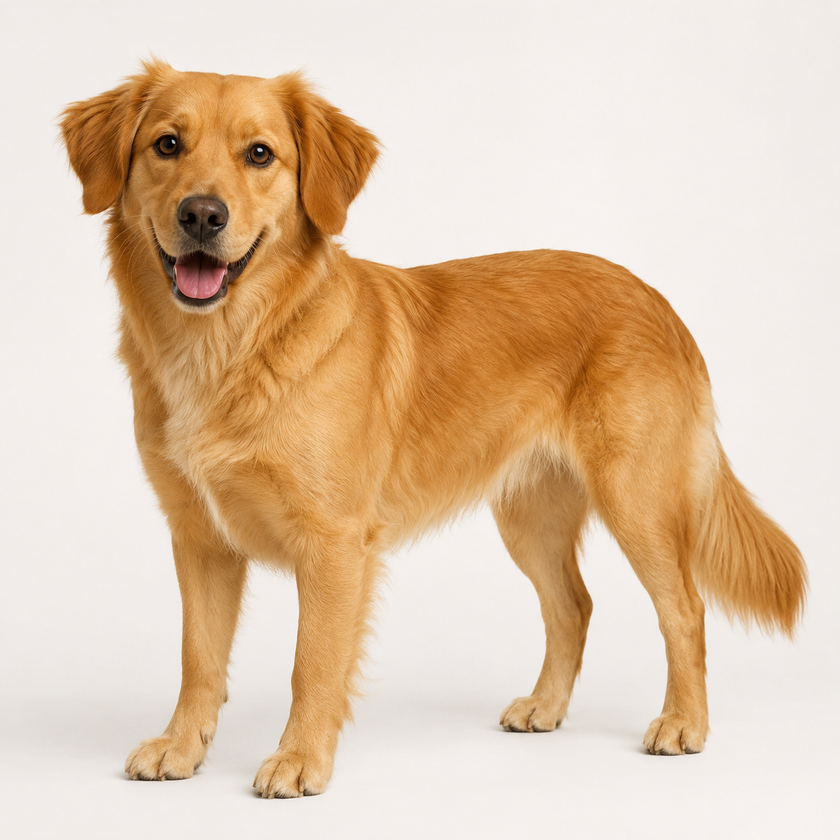
#> input picture images/dog_img1.png, 840 x 840 px, shrunk from 1254 x 1254 before the run, found by its file name
$ jupyter execute --allow-errors feature_extraction.ipynb
#> lines starting #> are read from the running program, lines starting #| are printed output that depends on the picture
# Feature extraction methods
We look at the SIFT and ORB algorithms for extracting features in images. There is also SURF, but it is not open-sourced.

[cell 1]
import cv2
import matplotlib.pyplot as plt

[cell 2]
# Load images to illustrate methods
img1 = cv2.imread('/Users/anandadide/Documents/GitHub/ComputerVision-Glossary/images/dog_img1.png')
#> img1 is the input picture: shape (840, 840, 3); mean B, G, R 172.4, 198.5, 224
img2 = cv2.imread('/Users/anandadide/Documents/GitHub/ComputerVision-Glossary/images/dog_img2.png')
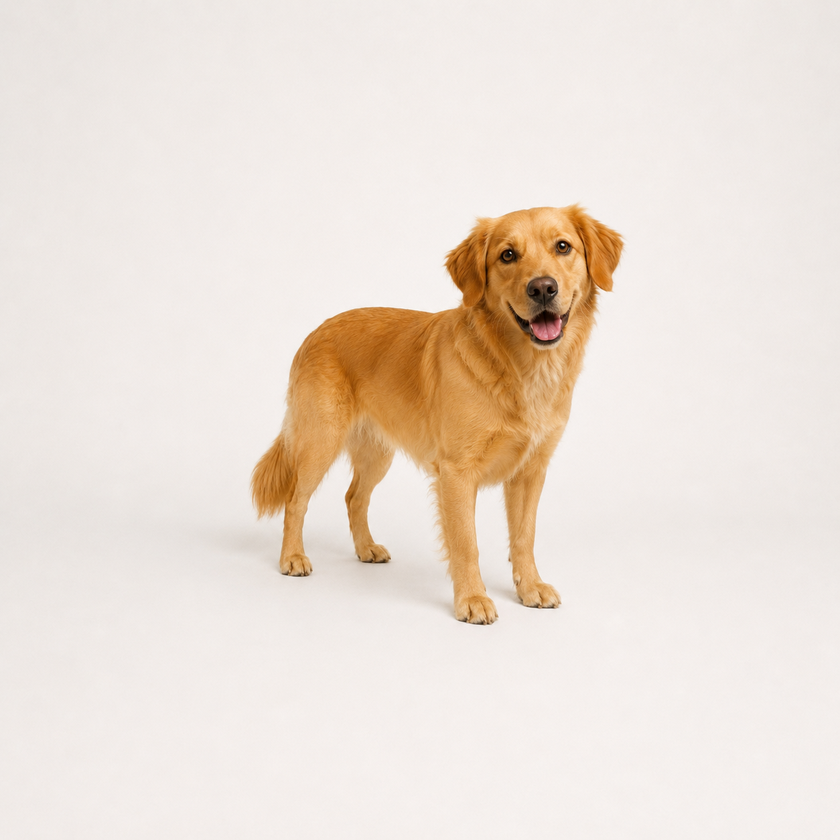
#> input picture images/dog_img2.png, 840 x 840 px, shrunk from 1254 x 1254 before the run, found by its file name
#> img2 is the input picture: shape (840, 840, 3); mean B, G, R 215, 224.8, 236.1

## SIFT: Scale Invariant Feature Transform

SIFT works in the following way for an image:

1) Gaussian blurring at different scales: Blur for image scaled to different sizes to create more "stable" features i.e. can be matched even if they differ in detail
2) Candidate scale-invariant features based on intensity "spikes": Subtract blurred images, keypoints are local max/min found when comparing to neighbouring blurred profiles.
3) Remove uninteresting features: Features are uninteresting if they are a) low-contrast: based on a threshold, or b) edge-like: feature likely to be an edge if you can draw a line where intensity changes sharply
4) Candidate rotation-invariant features based on intensity "changes": Compute intensity gradients and identify the dominant gradient direction.
5) Convert features into compact numerical descriptors: Represent the intensity "spikes" and "changes" as a vector.

[cell 3]
"""
Extract features in one image.
"""
# Initialize SIFT extractor
sift = cv2.SIFT_create()

# Convert RGB to grayscale: since SIFT is concerned with intensities
img_gray1 = cv2.cvtColor(img1, cv2.COLOR_BGR2GRAY)
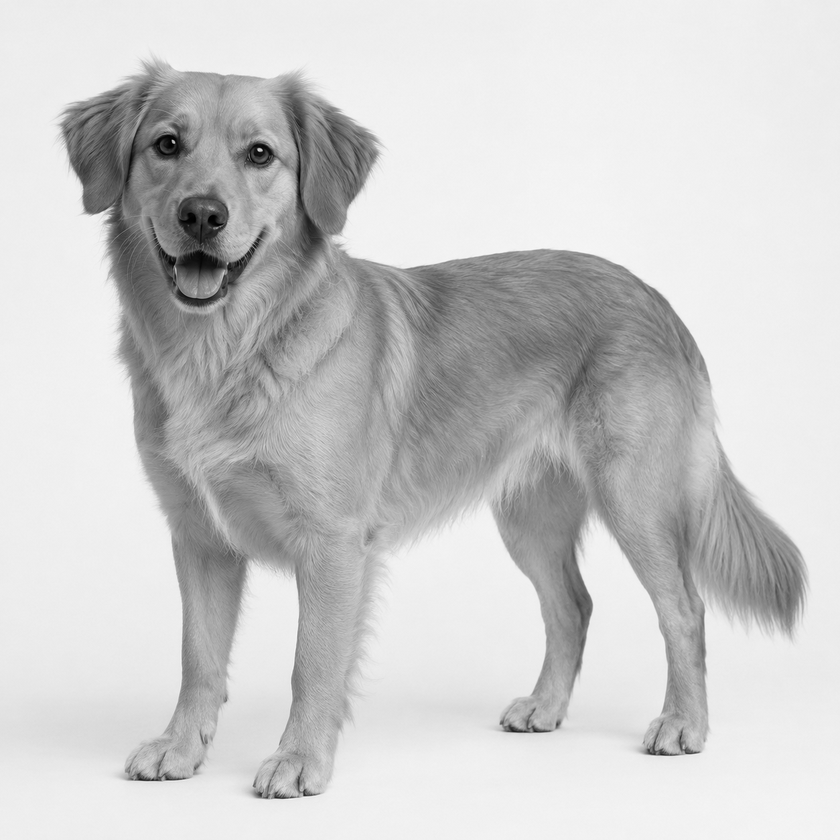
#> img_gray1: shape (840, 840); min 0, max 248, mean 203.1

# Use SIFT to find features in image
keypoints1, descriptors1 = sift.detectAndCompute(img_gray1, None)
#> keypoints1 = 681 keypoints; strongest (x, y, size): (258, 155, 19.5), (512, 729, 5.8), (140, 777, 6), (662, 753, 4.8)

# Visualize keypoints
keypoints_on_img1 = cv2.drawKeypoints(img1, keypoints1, None, flags=cv2.DRAW_MATCHES_FLAGS_DEFAULT)
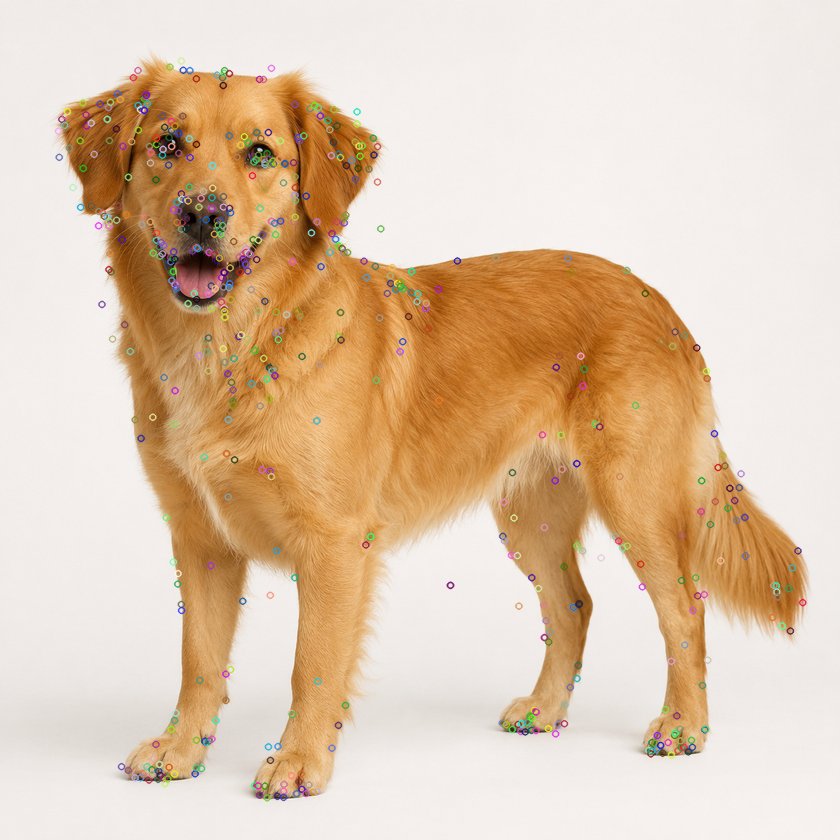
#> keypoints_on_img1: shape (840, 840, 3); mean B, G, R 173.1, 198.4, 223

plt.imshow(keypoints_on_img1)
plt.title("Keypoints found")
plt.axis('off')
plt.show()

[cell 4]
"""
Extract features in two images, then match them using descriptors.
"""
# Extract features in image 2
img_gray2 = cv2.cvtColor(img2, cv2.COLOR_BGR2GRAY)
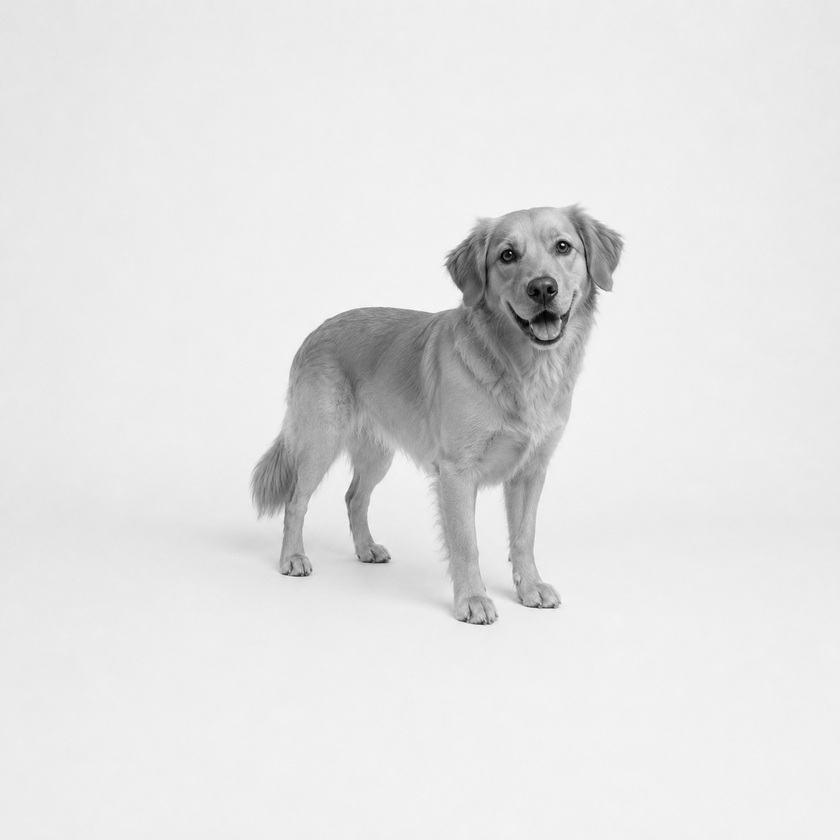
#> img_gray2: shape (840, 840); min 0, max 250, mean 227
keypoints2, descriptors2 = sift.detectAndCompute(img_gray2, None)
#> keypoints2 = 372 keypoints; strongest (x, y, size): (563, 244, 1.8), (562, 247, 11), (482, 623, 2.9), (299, 575, 2.4)

## Feature matching using euclidean distance (L2 norm)
bf_matcher = cv2.BFMatcher(cv2.NORM_L2, crossCheck=True)

# Match keypoint descriptors between images, rank matches by ascending distance (best matches)
matches = bf_matcher.match(descriptors1, descriptors2)
#> matches = 166 matches
matches = sorted(matches, key=lambda x: x.distance)

# Visualize keypoint matches, we keep top 5 matches for better visualization
matches_img = cv2.drawMatches(img1, keypoints1, img2, keypoints2, matches[:5], None, flags = cv2.DrawMatchesFlags_NOT_DRAW_SINGLE_POINTS)
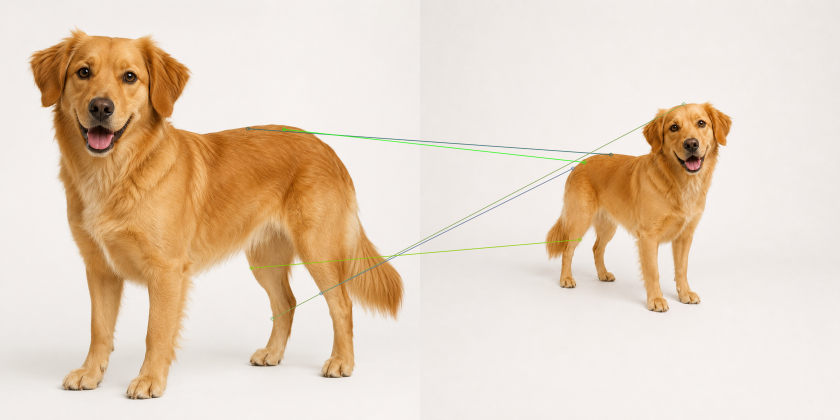
#> matches_img: shape (840, 1680, 3) (shown at 1/2 size); mean B, G, R 193.3, 211.5, 229.6

plt.imshow(matches_img)
plt.title("L2 Feature Matches")
plt.axis('off')
plt.show()

[cell 5]
"""
Previous feature matching is not very good, because cross-checking is strict (matches have to be mutual).
To get better matches, switch off cross-checking and use knn + Lowe's ratio test for more flexible matching.
"""
# Switch off cross-checking and use knn
bf_matcher = cv2.BFMatcher(cv2.NORM_L2)
knn_matches = bf_matcher.knnMatch(descriptors1, descriptors2, k=2)
#> knn_matches = 681 matches

# Apply Lowe's ratio test to filter good matches, usually between 0.7 and 0.8
ratio_thresh = 0.75
improved_matches = []
for i, j in knn_matches:
    if i.distance < ratio_thresh * j.distance:
        improved_matches.append(i)
#> after the loop, improved_matches = 72 matches

# Visualize improved matches
improved_matches_img = cv2.drawMatches(img1, keypoints1, img2, keypoints2, improved_matches[:5], None, flags = cv2.DrawMatchesFlags_NOT_DRAW_SINGLE_POINTS)
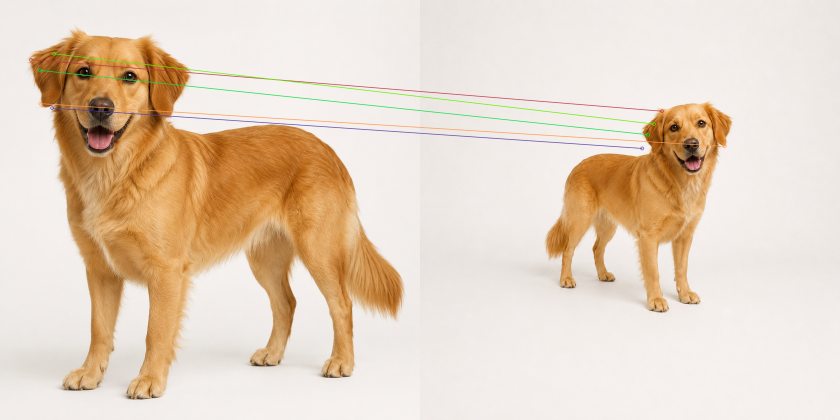
#> improved_matches_img: shape (840, 1680, 3) (shown at 1/2 size); mean B, G, R 193, 211.3, 229.5

plt.imshow(improved_matches_img)
plt.title("Improved Matches with Lowe's Ratio Test")
plt.axis('off')
plt.show()

## ORB: Speeded-Up Robust Features

ORB works in the following way for an image:

1) "Corner-like" features using FAST: Detect interesting keypoints by looking for center pixels surrounded by darker pixels for a group of pixels.
2) Candidate scale-invariant features: Similar to what SIFT does, runs step 1 on differently scaled image then record features found at each scale.
3) Remove uninteresting features: Rank and keep only best ones using Harris corner score. The idea is a "corner" is distinctive if you shift it horizontally/vertically and there is significant changes in intensity.
4) Candidate rotation-invariant features: Similar to what SIFT does, but tags the "dominant" direction as the direction from each feature's center to the brightest centroid.
5) Convert features into compact numerical descriptors using BRIEF: Choose 2 pixels around each keypoint and compare intensity, representing them as binary numbers.

[cell 6]
"""
Extract features in one image.
"""
# Initialize ORB extractor
orb = cv2.ORB_create()

# Use ORB to find features in image
keypoints1, descriptors1 = orb.detectAndCompute(img1, None)
#> keypoints1 = 500 keypoints; strongest (x, y, size): (260, 150, 31), (258, 150, 31), (172, 140, 31), (173, 142, 37.2)

# Visualize keypoints
keypoints_on_img1 = cv2.drawKeypoints(img1, keypoints1, None, flags=cv2.DRAW_MATCHES_FLAGS_DEFAULT)

plt.imshow(keypoints_on_img1)
plt.title("Keypoints found")
plt.axis('off')
plt.show()

[cell 7]
"""
Extract features in two images, then match them using descriptors.
"""
# Extract features in image 2
keypoints2, descriptors2 = orb.detectAndCompute(img2, None)
#> keypoints2 = 500 keypoints; strongest (x, y, size): (562, 244, 31), (562, 241, 31), (560, 241, 37.2), (564, 241, 31)

## Feature matching using euclidean distance (L2 norm)
bf_matcher = cv2.BFMatcher(cv2.NORM_L2, crossCheck=True)

# Match keypoint descriptors between images, use Hamming distance since descriptors are binary
bf_matcher = cv2.BFMatcher(cv2.NORM_HAMMING, crossCheck=True)
#> (the rest of this cell did not finish here and is left out)
